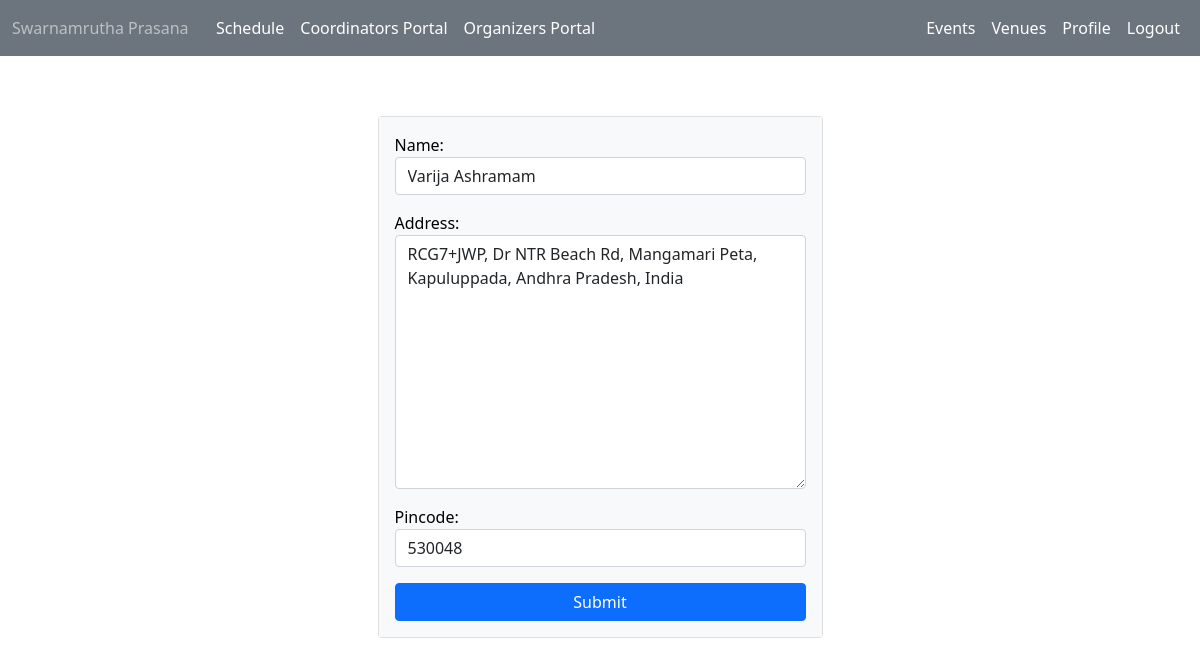
Screenshot of /organizers/venue/1 (signed in) with the database file from the repository.
### public/models.py (models this page shows, shortened)
class Venue(models.Model):
    name = models.CharField('Venue Name', max_length=120)
    address = models.CharField('Venue Address', max_length=400)
    pincode = models.CharField('Venue Post Code', max_length=6)
    web = models.URLField('Venue Website', max_length=120, blank=True)

### organizers/views.py (the view, shortened to what this page needs)
# urls.py: path('venue', views.venue_Form, name="newVenue"),
@login_required
@SuperUser
def venue_Form(request, venue_id=False):
    if venue_id:
        venue = Venue.objects.get(pk=venue_id)
        if request.method == "POST":
            form = VenueForm(request.POST, instance=venue)
            if form.is_valid():
                form.save()
                messages.success(request, ('Venue Successfully Updated.'))
                return redirect('organizerVenues')
        else:
            form = VenueForm(instance=venue)
            return render(request, "organizers/newVenue.html", {
                'form': form,
            })

### organizers/forms.py
class VenueForm(ModelForm):
	class Meta:
		model = Venue
		fields = ('name', 'address', 'pincode')
		labels = {
            'name': 'Name',
            'address': 'Address',
            'pincode': 'Pincode',
		}
		widgets = {
            'name': forms.TextInput(attrs={'class':'form-control', 'placeholder':'Venue name'}),
            'address': forms.Textarea(attrs={'class':'form-control', 'placeholder':'Address'}),
            'pincode': forms.NumberInput(attrs={'class':'form-control', 'placeholder':'000000'}),
		}

### organizers/views.py (called while the page is built)
def SuperUser(function=None, redirect_field_name=REDIRECT_FIELD_NAME, login_url='coordinatorRedirect'):
    actual_decorator = user_passes_test(
        lambda u: u.is_active and u.is_superuser,
        login_url=login_url,
        redirect_field_name=redirect_field_name
    )
    if function:
        return actual_decorator(function)
    return actual_decorator

### organizers/templates/organizers/newVenue.html (shortened to what this page needs)
{% extends 'organizers/base.html' %}
{% block content %}
    <div class="d-flex justify-content-center" style="margin-top: 5%;">
        <div class="card">
            <div class="card-body bg-light" style="color:black">
                <form  method=POST>
                    {{ form.as_p }}
                    <button type="submit" class="btn btn-primary" style="width:100%;">Submit</button>
                  </form>
            </div>
        </div>
    </div>
{% endblock %}

### rows the page displays
Venue: name "Varija Ashramam", address "RCG7+JWP, Dr NTR Beach Rd, Mangamari Peta, Kapuluppada, Andhra Pradesh, India", pincode "530048"
